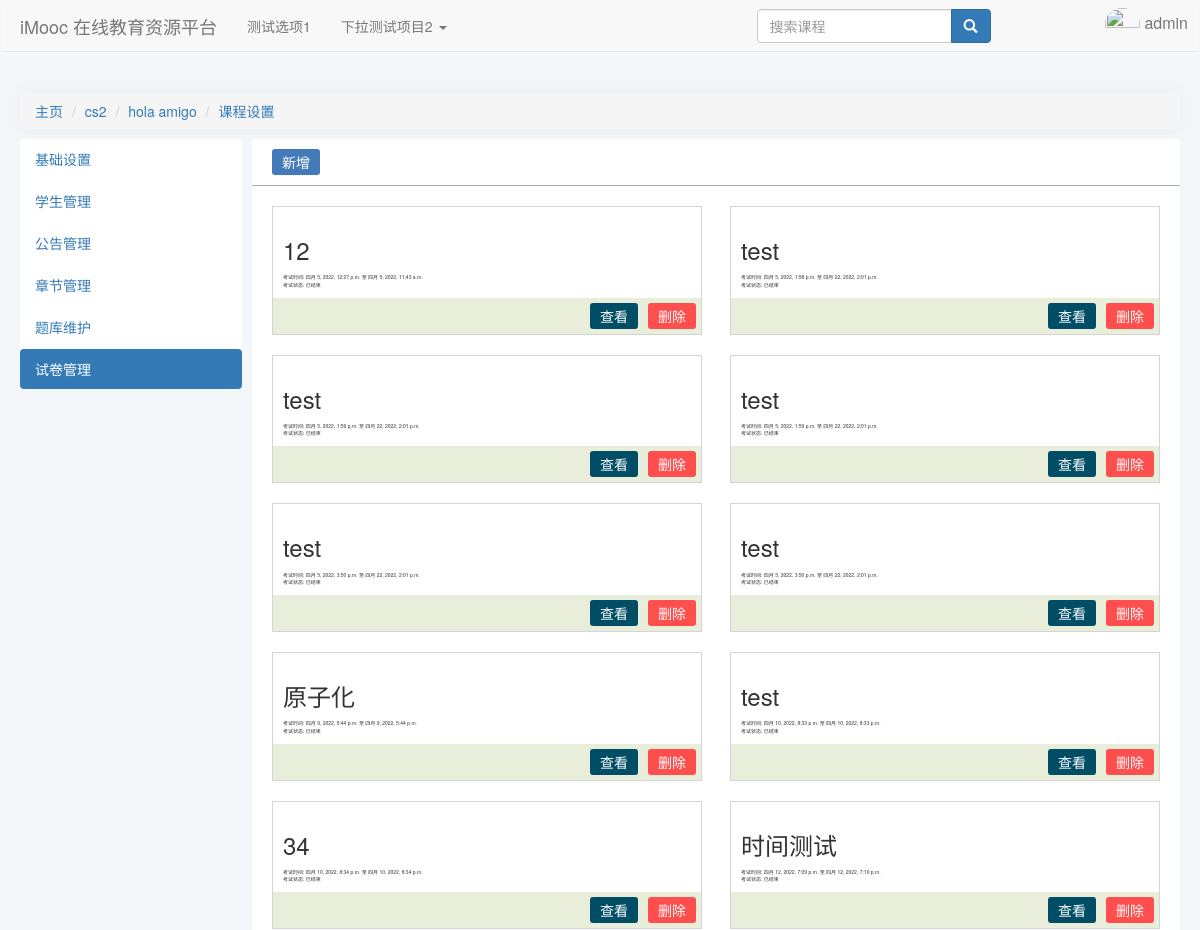
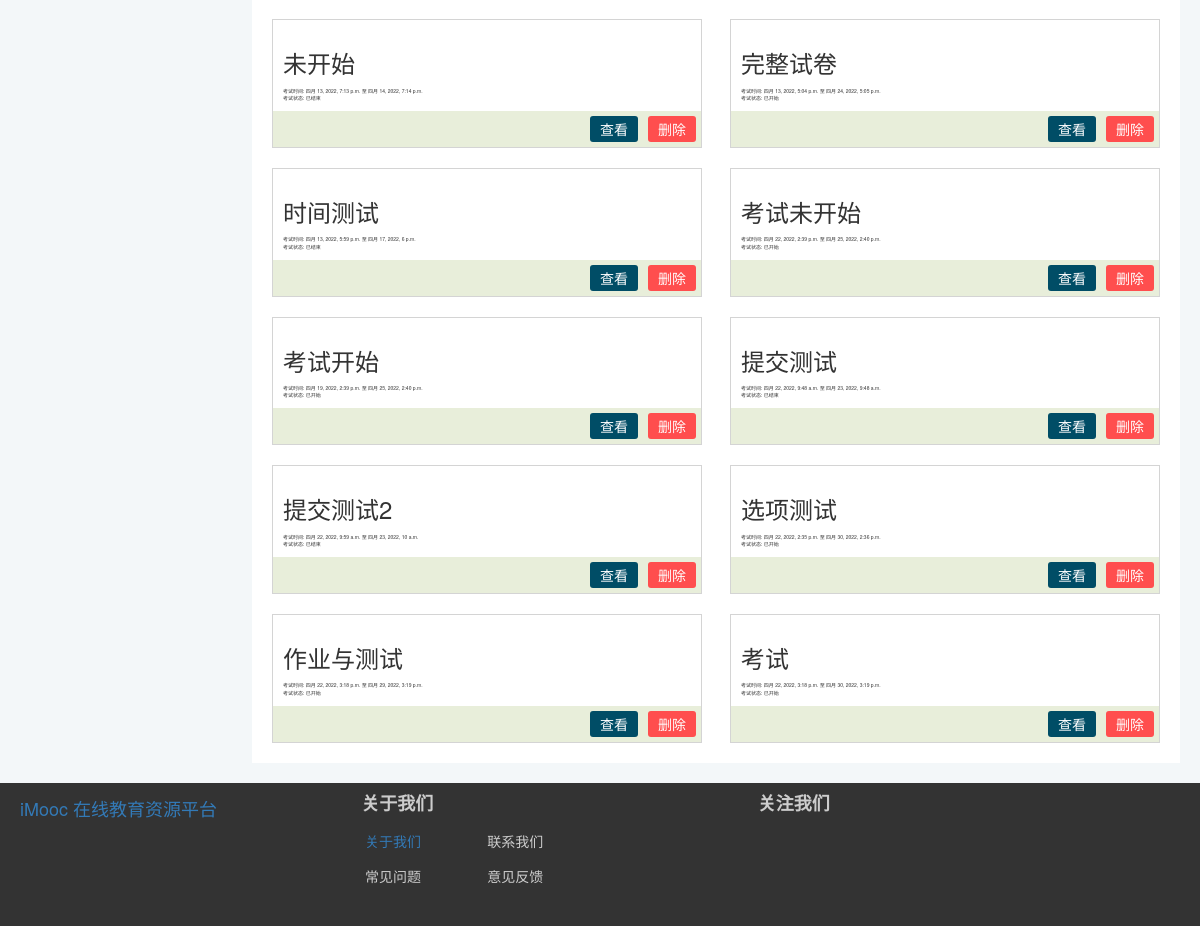
The app's page /course/3/Setting/PaperManagement (signed in) with its own data (2 pictures, top to bottom).
### index/models.py (models this page shows, shortened)
class CourseCategory(models.Model):
    CategoryID = models.AutoField(primary_key=True, verbose_name="分类编号")
    CategoryName = models.CharField(verbose_name="分类名", max_length=64)
    Is_Root = models.BooleanField(verbose_name="根分类", default=True, editable=False)
    DisplayOrder = models.PositiveIntegerField(verbose_name="显示顺序", default=1)
    ParentID = models.ForeignKey(
        "self",
        on_delete=models.CASCADE,
        limit_choices_to={"Is_Root": 1},
        null=True,
        blank=True,
    )
    def __str__(self) -> str:
        return self.CategoryName
    class Meta:
        ordering = ["-CategoryID"]
        verbose_name = "课程分类"
        verbose_name_plural = "课程分类"

class Course(models.Model):
    status = (
        ("1", "未开课"),
        ("2", "已开课"),
        ("3", "已结课"),
    )
    Course_Name = models.CharField(verbose_name="课程名称", max_length=64)
    Course_Teacher = models.ForeignKey(
        "Users",
        on_delete=models.CASCADE,
        limit_choices_to={"access": "teacher"},
        null=True,
        blank=True,
        related_name="teacher",
    )
    Course_Info = models.TextField(verbose_name="课程说明", default="暂未设置")
    Course_Goal = models.TextField(verbose_name="课程目标", default="暂未设置")
    Grade_Requirements = models.TextField(verbose_name="成绩要求", default="暂未设置")
    Reference = models.TextField(verbose_name="参考资料", default="暂未设置")
    QA = models.TextField(verbose_name="常见问题", null=True, blank=True, default="暂未设置")
    Course_Img = models.ImageField(
        verbose_name="课程图片",
        null=True,
        upload_to="Course_Img",
        blank=True,
        default="material/defaultCourseImage.jpg",
    )
    Stu_Count = models.PositiveIntegerField(verbose_name="选课人数", default=0)
    Course_Chapter = models.TextField(
        verbose_name="课程章节",
        null=True,
        blank=True,
        default='[{"title":"New Node","key":"1"}]',
    )
    Course_Category = models.ForeignKey(
        "CourseCategory",
        verbose_name="课程分类",
        on_delete=models.CASCADE,
        limit_choices_to={"Is_Root": 0},
        null=True,
        blank=True,
    )
    View_Count = models.PositiveIntegerField(verbose_name="访问人数", default=0)
    Status = models.CharField(
        verbose_name="课程状态", max_length=16, choices=status, default="1"
    )
    Starting_Time = models.DateTimeField(verbose_name="开课时间", auto_now_add=True)
    Ending_Time = models.DateTimeField(verbose_name="结课时间", null=True, blank=True)
    class Meta:
        ordering = ["-Starting_Time"]
        verbose_name = "课程"
        verbose_name_plural = "课程"

class Paper(models.Model):
    sourceCourse = ForeignKey(
        "Course",
        verbose_name="所属课程",
        on_delete=CASCADE,
        related_name="paperSourceCourse",
    )
    includedQuestions = models.ManyToManyField(
        "QuestionBank",
        verbose_name="包含题目",
        related_name="paperIncludedQuestion",
        through="PaperQuestionsInformation",
    )
    PaperName = CharField(verbose_name="试卷名称", max_length=100)
    PaperType = models.BooleanField(verbose_name="试卷类型", default=False)
    QuestionCount = models.PositiveIntegerField(verbose_name="题目数量", default=0)
    ExaminationTime = models.TimeField(verbose_name="考试时间")
    QuestionTotalScore = models.PositiveIntegerField(verbose_name="试卷总分", default=0)
    StartTime = models.DateTimeField(verbose_name="开始时间")
    EndTime = models.DateTimeField(verbose_name="结束时间")
    @property
    def is_started(self):
        if datetime.now().astimezone(pytz.timezone("UTC")) > self.StartTime:
            return True
        return False
    @property
    def is_expired(self):
        if datetime.now().astimezone(pytz.timezone("UTC")) > self.EndTime:
            return True
        return False
    class Meta:
        verbose_name = "试卷"
        verbose_name_plural = "试卷"

### index/views.py (the view)
def courseSettingPaperManagement(request, courseid):
    courseDetail, _, _ = VF.Get_Course(courseid)
    course = models.Course.objects.get(id=courseid)
    PaperList = models.Paper.objects.filter(sourceCourse=course)
    html = render_to_string("index/AjaxTemplate/PaperOverview.html", locals())
    if request.GET.get("Return") == "true":
        return JsonResponse(html, safe=False)
    return render(request, "index/ExaminationPages/paperManagement.html", locals())

### index/templates/index/AjaxTemplate/PaperOverview.html (shortened to what this page needs)
{% load static %}
<div class="PaperOverviewArea">
    {% for Paper in PaperList %}
    <div class="PaperInfoCard">
        <div class="Info">
            <div class="PaperName">
                <h3>{{Paper.PaperName}}</h3>
            </div>
            <div class="Duration">
                <span>考试时间: </span>
                <span>{{Paper.StartTime}} 至 {{Paper.EndTime}}</span>
            </div>
            <div class="Status">
                <span>考试状态: </span>
                {% if Paper.is_expired %}
                <span>已结束</span>
                {% elif Paper.is_started %}
                <span>已开始</span>
                {% else %}
                <span>未开始</span>
                {% endif %}
            </div>
        </div>
        <div class="ButtonsBar">
            <div name="{{Paper.id}}" class="PreviewPaper"><span>查看</span></div>
            <div name="{{Paper.id}}" class="DeletePaper"><span>删除</span></div>
        </div>
    </div>
    {% endfor %}
</div>

### index/templates/index/courseSettingBase.html (shortened to what this page needs)
{% extends 'index/index.html' %}
{% load static %}
    {% block extrastatic %}
    <link rel="stylesheet" type="text/css" href="{% static 'index/css/courseSettingBase.css' %}">
    {% endblock %}
    {% block content %}
    <div>
        <ul class="breadcrumb">
            <li><a class="Index" href="/index/">主页</a></li>
            <li><a class="Category" href="{% url 'index:category' courseDetail.Course_Category.ParentID.CategoryID %}"
                    id="{{courseDetail.Course_Category.CategoryID}}">{{courseDetail.Course_Category}}</a></li>
            <li><a class="Course" href="{% url 'index:courseInfo' courseid %}">{{courseDetail.Course_Name}}
                </a>
            </li>
            <li class="active"><a href="{% url 'index:courseSetting' courseid %}">课程设置
                </a>
            </li>
        </ul>
    </div>
    <div class="navSideBar">
        <ul class="nav nav-pills nav-stacked">
            <li role="basicInfo"><a href="{% url 'index:courseSetting' courseid %}">基础设置</a></li>
            <li role="studentManagement"><a href="{% url 'index:studentSetting' courseid %}">学生管理</a></li>
            <li role="annoucementManage"><a href="{% url 'index:noticeSetting' courseid %}">公告管理</a></li>
            <li role="chapterManagement"><a href="{% url 'index:chapterSetting' courseid %}">章节管理</a></li>
            <li role="QuestionBankManagement"><a href="{% url 'index:questionBank' courseid %}">题库维护</a></li>
            <li role="PaperManagement"><a href="{% url 'index:paperManagement' courseid %}">试卷管理</a></li>
        </ul>
    </div>
    {% endblock %}

### index/static/index/css/index.css (style rules this page uses)
body { background-color: #f3f7f9; }

### index/static/index/css/courseSettingBase.css (style rules this page uses)
.breadcrumb { margin:0px; box-shadow: 0 0 20px 0 rgb(12 1 4 / 5%); border-radius: 4px; }
.navSideBar { display:block; float:left; width:20%; margin-top: 10px; }
ul.nav.nav-pills.nav-stacked { background: white; margin: 0 10px 0 0; }

### index/static/index/css/paperManagement.css (style rules this page uses)
.PaperOverviewArea { display: inline-flex; flex-wrap: wrap; justify-content: space-between; margin: 10px; }
.PaperInfoCard { background: white; display: inline-flex; width: 430px; flex-direction: column; border: 1px solid #80808057; margin: 10px; }
.Info { padding: 10px; }
.Duration,.Status { font-size: 5px; }
.ButtonsBar { background: #e8eeda; width: 100%; display: flex; flex-direction: row; align-items: center; justify-content: flex-end; }
.PreviewPaper { margin: 5px; }
.PreviewPaper { cursor:pointer; margin: 5px; background: #004d66; padding: 3px 10px; border-radius: 3px; }
.PreviewPaper>span { color: white; }
.DeletePaper { cursor:pointer; margin: 5px; background: #ff4e4e; padding: 3px 10px; border-radius: 3px; }
.DeletePaper>span { color: white; }

### records on screen
CourseCategory: Course_Category "cs2"
Course: Course_Name "hola amigo"
Paper: PaperName "12", StartTime "四月 5, 2022, 12:27 p.m.", EndTime "四月 5, 2022, 11:43 a.m.", shows "已结束"
Paper: PaperName "test", StartTime "四月 5, 2022, 1:58 p.m.", EndTime "四月 22, 2022, 2:01 p.m.", shows "已结束"
Paper: PaperName "test", StartTime "四月 5, 2022, 1:59 p.m.", EndTime "四月 22, 2022, 2:01 p.m.", shows "已结束"
Paper: PaperName "test", StartTime "四月 5, 2022, 1:59 p.m.", EndTime "四月 22, 2022, 2:01 p.m.", shows "已结束"
Paper: PaperName "test", StartTime "四月 5, 2022, 3:50 p.m.", EndTime "四月 22, 2022, 2:01 p.m.", shows "已结束"
Paper: PaperName "test", StartTime "四月 5, 2022, 3:50 p.m.", EndTime "四月 22, 2022, 2:01 p.m.", shows "已结束"
Paper: PaperName "原子化", StartTime "四月 9, 2022, 5:44 p.m.", EndTime "四月 9, 2022, 5:44 p.m.", shows "已结束"
Paper: PaperName "test", StartTime "四月 10, 2022, 8:33 p.m.", EndTime "四月 10, 2022, 8:33 p.m.", shows "已结束"
Paper: PaperName "34", StartTime "四月 10, 2022, 8:34 p.m.", EndTime "四月 10, 2022, 8:34 p.m.", shows "已结束"
Paper: PaperName "时间测试", StartTime "四月 12, 2022, 7:09 p.m.", EndTime "四月 12, 2022, 7:10 p.m.", shows "已结束"
Paper: PaperName "未开始", StartTime "四月 13, 2022, 7:13 p.m.", EndTime "四月 14, 2022, 7:14 p.m.", shows "已结束"
Paper: PaperName "完整试卷", StartTime "四月 13, 2022, 5:04 p.m.", EndTime "四月 24, 2022, 5:05 p.m.", shows "已开始"
Paper: PaperName "时间测试", StartTime "四月 13, 2022, 5:59 p.m.", EndTime "四月 17, 2022, 6 p.m.", shows "已结束"
Paper: PaperName "考试未开始", StartTime "四月 22, 2022, 2:39 p.m.", EndTime "四月 25, 2022, 2:40 p.m.", shows "已开始"
Paper: PaperName "考试开始", StartTime "四月 19, 2022, 2:39 p.m.", EndTime "四月 25, 2022, 2:40 p.m.", shows "已开始"
Paper: PaperName "提交测试", StartTime "四月 22, 2022, 9:48 a.m.", EndTime "四月 23, 2022, 9:48 a.m.", shows "已结束"
Paper: PaperName "提交测试2", StartTime "四月 22, 2022, 9:59 a.m.", EndTime "四月 23, 2022, 10 a.m.", shows "已结束"
Paper: PaperName "选项测试", StartTime "四月 22, 2022, 2:35 p.m.", EndTime "四月 30, 2022, 2:36 p.m.", shows "已开始"
Paper: PaperName "作业与测试", StartTime "四月 22, 2022, 3:18 p.m.", EndTime "四月 29, 2022, 3:19 p.m.", shows "已开始"
Paper: PaperName "考试", StartTime "四月 22, 2022, 3:18 p.m.", EndTime "四月 30, 2022, 3:19 p.m.", shows "已开始"

### other values on screen
{{ request.session.user_name }} "admin"
